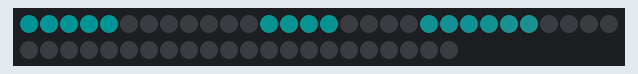
Recording of a sketch running on a simulated Arduino Uno, built with avr-gcc and run on an emulated ATmega328P. Shown: 52 RGB LEDs in strip order, left to right, continuing on the next row. Dim RGB values are drawn brighter than linear.

Above: at 0.78 s.
At 1.5 s:
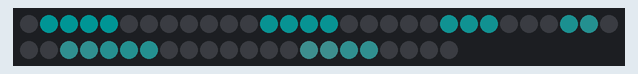
At 12.27 s:
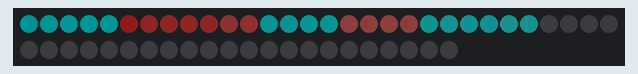
At 19.48 s:
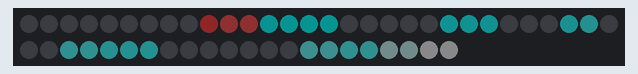
At 38.2 s:
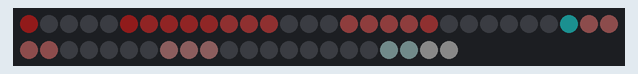

The sketch:

testbett.ino
```cpp
//Figure-Eight animation for Neopixel Ring Bangle Bracelet
//By Dano Wall and Becky Stern for Adafruit Industries
#include <Adafruit_NeoPixel.h>

#define PIN 10 //marked D1 on GEMMA

// Parameter 1 = number of pixels in strip
// Parameter 2 = pin number (most are valid)
// Parameter 3 = pixel type flags, add together as needed:
// NEO_KHZ800  800 KHz bitstream (most NeoPixel products w/WS2812 LEDs)
// NEO_GRB     Pixels are wired for GRB bitstream (most NeoPixel products)
Adafruit_NeoPixel strip = Adafruit_NeoPixel(52, PIN, NEO_GRB + NEO_KHZ800);

//Array of pixels in order of animation - 51 in total
int sine[] = {4, 3, 2, 1, 0, 15, 14, 13, 12, 20, 21, 22, 23, 24, 25, 26, 27, 28, 36, 35, 34, 33, 32, 47, 46, 45, 44, 52, 53, 54, 55, 56, 57, 58, 59, 60, 61, 62, 63, 48, 49, 50, 51, 52, 44, 43, 42, 41, 40, 39, 38, 37, 36, 28, 29, 30, 31, 16, 17, 18, 19, 20, 12, 11, 10, 9, 8, 7, 6, 5};


void setup() {
  strip.begin();
  strip.setBrightness(20); //adjust brightness here
  strip.show(); // Initialize all pixels to 'off'
}

void loop() {
  for (int i = 0; i < 110; i++) {
    strip.setPixelColor(sine[i], strip.Color(i*3, 255-i*3, 255-i*3));
    strip.setPixelColor(52-sine[i], strip.Color(0, 0, 0));
    strip.show();
    delay(50);
  }

}
```
